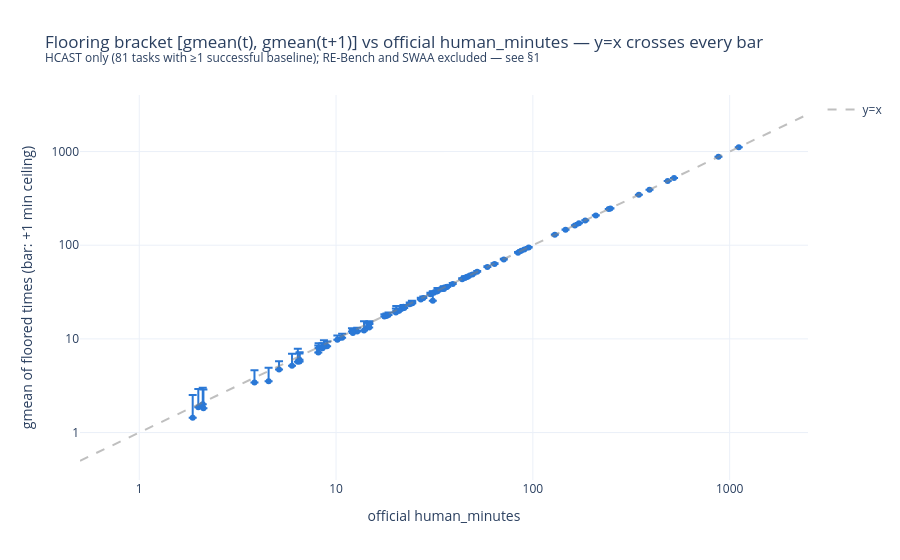

Write notebook code for a chart like this one.
### Markdown cell above
## 3. The flooring bracket holds for every HCAST task

If each true time t* is floored to t, then t ≤ t* < t+1, so for every task:
`gmean(t) ≤ human_minutes < gmean(t+1)`. We verify this on the **HCAST** tasks with
baselines. RE-Bench and SWAA are excluded and stay excluded for the rest of the
analysis: RE-Bench uses a different time convention (its `human_minutes` is not the
gmean of raw elapsed times — §1 right panel, and §5), and SWAA needs no correction.

Note we include the three successful runs stored as **0 minutes** (flooring artifact —
dropping them collapses the geometric mean and was the one apparent "violation" in
early attempts).

### Code cell
def bracket_by_task_of(successful_hcast_runs: pd.DataFrame) -> pd.DataFrame:
    """Per HCAST task: the flooring bracket [gmean(t), gmean(t+1)] around human_minutes."""
    bracket_by_task = (
        successful_hcast_runs.groupby("task_id")
        .apply(
            lambda d: pd.Series({
                "gmean_lower": stats.gmean(d["minutes_floored"]),
                "gmean_upper": stats.gmean(d["minutes_floored"] + 1),
                "human_minutes": d["human_minutes"].iloc[0],
                "n_success": len(d),
            }),
            include_groups=False,
        )
        .reset_index()
    )
    bracket_by_task["in_bracket"] = (
        bracket_by_task["human_minutes"] >= bracket_by_task["gmean_lower"] * (1 - 1e-9)
    ) & (bracket_by_task["human_minutes"] < bracket_by_task["gmean_upper"] * (1 + 1e-9))
    return bracket_by_task

successful_hcast_baseline_runs = successful_baseline_runs.query("task_source == 'HCAST'")
bracket_by_task = bracket_by_task_of(successful_hcast_baseline_runs)
print(f"bracket holds: {bracket_by_task['in_bracket'].sum()} / {len(bracket_by_task)} "
      "HCAST baselined tasks")
assert bracket_by_task["in_bracket"].all(), "bracket violated — flooring model wrong for some task"

fig = px.scatter(
    bracket_by_task, x="human_minutes", y="gmean_lower",
    error_y=bracket_by_task["gmean_upper"] - bracket_by_task["gmean_lower"],
    error_y_minus=[0] * len(bracket_by_task),
    hover_data=["task_id", "n_success"], log_x=True, log_y=True,
    color_discrete_sequence=[TASK_SOURCE_COLORS["HCAST"]],
    labels={"gmean_lower": "gmean of floored times (bar: +1 min ceiling)",
            "human_minutes": "official human_minutes"},
    title=("Flooring bracket [gmean(t), gmean(t+1)] vs official human_minutes — "
           "y=x crosses every bar"
           f"<br><sup>HCAST only ({len(bracket_by_task)} tasks with ≥1 successful "
           "baseline); RE-Bench and SWAA excluded — see §1</sup>"),
)
line_start, line_end = 0.5, 2500
fig.add_trace(go.Scatter(x=(line_start, line_end), y=(line_start, line_end),
                         mode="lines", name="y=x",
                         line=dict(color="gray", dash="dash", width=2), opacity=0.5))
fig.update_xaxes(dtick=1)
fig.update_yaxes(dtick=1)
fig.update_layout(margin=dict(t=95))
fig.write_image(FIGURES / "bracket.png", width=750, height=570, scale=2)
show(fig)

### Figure 1 — Plotly figure (JSON) as saved in the notebook; plotly's stock layout.template omitted (floating-point values rounded to 4 significant figures; data arrays with more than 128 entries replaced by an {"elided": "..."} marker saying what was removed)
{"data": [{"customdata": {"elided": "81x2 mixed values"}, "error_y": {"array": [1.0, 1.052, 1.013, 1.093, 1.044, 1.0, 1.0, 1.052, 1.0, 1.0, 1.144, 1.086, 1.353, 88.6, 1.231, 1.218, 1.0, 1.018, 1.016, 1.011, 1.404, 1.043, 1.098, 1.128, 1.0, 1.014, 1.483, 1.044, 1.051, 1.117, 1.02, 1.004, 1.003, 1.0, 1.537, 1.0, 1.054, 1.179, 1.125, 2.167, 2.472, 1.516, 1.126, 2.456, 1.0, 1.695, 1.0, 1.012, 1.001, 1.03, 1.344, 1.0, 1.165, 1.0, 1.206, 1.0, 1.0, 1.0, 1.0, 1.0, 1.0, 3.134, 1.467, 1.463, 1.402, 1.067, 1.364, 1.067, 1.966, 1.784, 1.206, 6.807, 1.0, 1.051, 1.051, 1.0, 2.523, 1.258, 1.84, 1.078, 1.587], "arrayminus": [0, 0, 0, 0, 0, 0, 0, 0, 0, 0, 0, 0, 0, 0, 0, 0, 0, 0, 0, 0, 0, 0, 0, 0, 0, 0, 0, 0, 0, 0, 0, 0, 0, 0, 0, 0, 0, 0, 0, 0, 0, 0, 0, 0, 0, 0, 0, 0, 0, 0, 0, 0, 0, 0, 0, 0, 0, 0, 0, 0, 0, 0, 0, 0, 0, 0, 0, 0, 0, 0, 0, 0, 0, 0, 0, 0, 0, 0, 0, 0, 0]}, "hovertemplate": "official human_minutes=%{x}<br>gmean of floored times (bar: +1 min ceiling)=%{y}<br>task_id=%{customdata[0]}<br>n_success=%{customdata[1]}<extra></extra>", "legendgroup": "", "marker": {"color": "#2a78d6", "symbol": "circle"}, "mode": "markers", "name": "", "orientation": "v", "showlegend": false, "type": "scatter", "x": [877.0, 1.996, 21.83, 36.44, 34.63, 45.13, 12.04, 17.6, 36.72, 63.87, 26.95, 30.15, 95.22, 84.44, 43.73, 46.44, 90.46, 247.8, 58.74, 171.4, 35.08, 24.4, 345.6, 18.04, 208.8, 9.007, 14.5, 10.15, 27.77, 49.35, 14.77, 1112.0, 391.4, 521.5, 87.31, 146.5, 10.73, 18.48, 12.81, 6.393, 20.23, 24.28, 23.68, 35.34, 31.39, 14.74, 52.14, 47.28, 39.16, 129.3, 8.124, 243.0, 163.5, 184.6, 8.678, 0.954, 2.102, 6.517, 8.152, 20.92, 32.44, 13.87, 6.528, 84.06, 4.542, 12.18, 71.17, 2.119, 20.13, 5.974, 3.85, 31.01, 22.0, 8.533, 5.132, 484.3, 32.76, 22.2, 45.26, 1.869, 1.085], "xaxis": "x", "y": [877.0, 1.861, 21.21, 35.8, 34.09, 45.0, 12.0, 17.31, 36.0, 63.0, 26.27, 30.0, 94.58, 0.0, 43.24, 45.77, 90.0, 247.0, 58.57, 171.2, 34.61, 24.06, 345.1, 17.54, 208.0, 8.367, 13.42, 9.813, 27.31, 48.68, 14.37, 1111.0, 391.0, 521.0, 87.09, 146.0, 10.29, 17.94, 12.0, 5.692, 20.0, 23.94, 23.36, 33.99, 31.0, 13.26, 52.0, 46.9, 38.47, 129.1, 7.141, 243.0, 162.5, 184.0, 8.485, 0.0, 2.0, 6.0, 8.0, 20.0, 32.0, 12.31, 5.725, 82.94, 3.53, 11.57, 70.47, 1.817, 19.1, 5.168, 3.42, 25.53, 22.0, 7.937, 4.718, 484.0, 32.3, 21.41, 44.89, 1.442, 0.0], "yaxis": "y"}, {"line": {"color": "gray", "dash": "dash", "width": 2}, "mode": "lines", "name": "y=x", "opacity": 0.5, "type": "scatter", "x": [0.5, 2500], "y": [0.5, 2500]}], "layout": {"legend": {"tracegroupgap": 0}, "margin": {"t": 95}, "title": {"text": "Flooring bracket [gmean(t), gmean(t+1)] vs official human_minutes — y=x crosses every bar<br><sup>HCAST only (81 tasks with ≥1 successful baseline); RE-Bench and SWAA excluded — see §1</sup>"}, "xaxis": {"anchor": "y", "domain": [0.0, 1.0], "dtick": 1, "title": {"text": "official human_minutes"}, "type": "log"}, "yaxis": {"anchor": "x", "domain": [0.0, 1.0], "dtick": 1, "title": {"text": "gmean of floored times (bar: +1 min ceiling)"}, "type": "log"}}}
